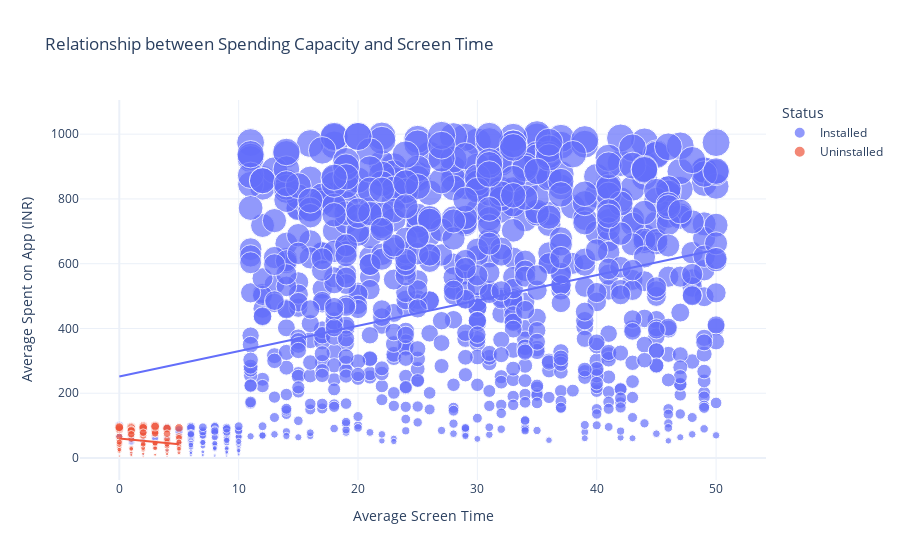

Write notebook code for a chart like this one.
### Markdown cell above
# Now let's have a look at the relationship between the spending capacity and screen time of the active users and the users who have uninstalled the app.

### Code cell
figure = px.scatter(data_frame=df, x="Average Screen Time",
                      y="Average Spent on App (INR)",
                      size = "Average Spent on App (INR)",
                      color="Status",
                      title="Relationship between Spending Capacity and Screen Time",
                      trendline="ols")

figure.show()

### Figure 1 — Plotly figure (JSON) as saved in the notebook; plotly's stock layout.template omitted (floating-point values rounded to 4 significant figures; data arrays with more than 128 entries replaced by an {"elided": "..."} marker saying what was removed)
{"data": [{"hovertemplate": "Status=Installed<br>Average Screen Time=%{x}<br>Average Spent on App (INR)=%{marker.size}<extra></extra>", "legendgroup": "Installed", "marker": {"color": "#636efa", "size": {"elided": "916 float values"}, "sizemode": "area", "sizeref": 2.495, "symbol": "circle"}, "mode": "markers", "name": "Installed", "orientation": "v", "showlegend": true, "type": "scatter", "x": {"elided": "916 float values"}, "xaxis": "x", "y": {"elided": "916 float values"}, "yaxis": "y"}, {"hovertemplate": "<b>OLS trendline</b><br>Average Spent on App (INR) = 7.82515 * Average Screen Time + 251.62<br>R<sup>2</sup>=0.113975<br><br>Status=Installed<br>Average Screen Time=%{x}<br>Average Spent on App (INR)=%{y} <b>(trend)</b><extra></extra>", "legendgroup": "Installed", "marker": {"color": "#636efa", "symbol": "circle"}, "mode": "lines", "name": "Installed", "showlegend": false, "type": "scatter", "x": {"elided": "916 float values"}, "xaxis": "x", "y": {"elided": "916 float values"}, "yaxis": "y"}, {"hovertemplate": "Status=Uninstalled<br>Average Screen Time=%{x}<br>Average Spent on App (INR)=%{marker.size}<extra></extra>", "legendgroup": "Uninstalled", "marker": {"color": "#EF553B", "size": [54.0, 97.0, 93.0, 34.0, 67.0, 26.0, 48.0, 94.0, 8.0, 75.0, 23.0, 44.0, 42.0, 95.0, 83.0, 46.0, 100.0, 37.0, 51.0, 92.0, 69.0, 93.0, 16.0, 10.0, 17.0, 77.0, 91.0, 32.0, 95.0, 39.0, 31.0, 93.0, 42.0, 47.0, 28.0, 25.0, 50.0, 97.0, 58.0, 15.0, 75.0, 66.0, 17.0, 21.0, 81.0, 25.0, 62.0, 25.0, 99.0, 59.0, 36.0, 26.0, 96.0, 84.0, 49.0, 42.0, 88.0, 75.0, 13.0, 45.0, 36.0, 1.0, 10.0, 92.0, 87.0, 6.0, 4.0, 93.0, 5.0, 0.0, 12.0, 84.0, 97.0, 30.0, 49.0, 29.0, 78.0, 42.0, 3.0, 95.0, 31.0, 73.0, 43.0], "sizemode": "area", "sizeref": 2.495, "symbol": "circle"}, "mode": "markers", "name": "Uninstalled", "orientation": "v", "showlegend": true, "type": "scatter", "x": [0.0, 1.0, 4.0, 3.0, 5.0, 5.0, 0.0, 1.0, 1.0, 3.0, 0.0, 3.0, 2.0, 1.0, 3.0, 3.0, 3.0, 4.0, 4.0, 1.0, 2.0, 0.0, 1.0, 3.0, 4.0, 3.0, 4.0, 0.0, 0.0, 2.0, 1.0, 5.0, 0.0, 5.0, 1.0, 4.0, 4.0, 0.0, 4.0, 5.0, 4.0, 0.0, 5.0, 0.0, 2.0, 2.0, 5.0, 5.0, 2.0, 1.0, 5.0, 0.0, 2.0, 1.0, 5.0, 0.0, 0.0, 1.0, 2.0, 3.0, 4.0, 3.0, 1.0, 0.0, 1.0, 0.0, 4.0, 2.0, 2.0, 3.0, 4.0, 1.0, 3.0, 3.0, 0.0, 5.0, 2.0, 4.0, 2.0, 0.0, 2.0, 1.0, 2.0], "xaxis": "x", "y": [54.0, 97.0, 93.0, 34.0, 67.0, 26.0, 48.0, 94.0, 8.0, 75.0, 23.0, 44.0, 42.0, 95.0, 83.0, 46.0, 100.0, 37.0, 51.0, 92.0, 69.0, 93.0, 16.0, 10.0, 17.0, 77.0, 91.0, 32.0, 95.0, 39.0, 31.0, 93.0, 42.0, 47.0, 28.0, 25.0, 50.0, 97.0, 58.0, 15.0, 75.0, 66.0, 17.0, 21.0, 81.0, 25.0, 62.0, 25.0, 99.0, 59.0, 36.0, 26.0, 96.0, 84.0, 49.0, 42.0, 88.0, 75.0, 13.0, 45.0, 36.0, 1.0, 10.0, 92.0, 87.0, 6.0, 4.0, 93.0, 5.0, 0.0, 12.0, 84.0, 97.0, 30.0, 49.0, 29.0, 78.0, 42.0, 3.0, 95.0, 31.0, 73.0, 43.0], "yaxis": "y"}, {"hovertemplate": "<b>OLS trendline</b><br>Average Spent on App (INR) = -3.51397 * Average Screen Time + 60.0258<br>R<sup>2</sup>=0.037117<br><br>Status=Uninstalled<br>Average Screen Time=%{x}<br>Average Spent on App (INR)=%{y} <b>(trend)</b><extra></extra>", "legendgroup": "Uninstalled", "marker": {"color": "#EF553B", "symbol": "circle"}, "mode": "lines", "name": "Uninstalled", "showlegend": false, "type": "scatter", "x": [0.0, 0.0, 0.0, 0.0, 0.0, 0.0, 0.0, 0.0, 0.0, 0.0, 0.0, 0.0, 0.0, 0.0, 0.0, 0.0, 0.0, 1.0, 1.0, 1.0, 1.0, 1.0, 1.0, 1.0, 1.0, 1.0, 1.0, 1.0, 1.0, 1.0, 1.0, 1.0, 2.0, 2.0, 2.0, 2.0, 2.0, 2.0, 2.0, 2.0, 2.0, 2.0, 2.0, 2.0, 2.0, 2.0, 3.0, 3.0, 3.0, 3.0, 3.0, 3.0, 3.0, 3.0, 3.0, 3.0, 3.0, 3.0, 3.0, 4.0, 4.0, 4.0, 4.0, 4.0, 4.0, 4.0, 4.0, 4.0, 4.0, 4.0, 4.0, 4.0, 5.0, 5.0, 5.0, 5.0, 5.0, 5.0, 5.0, 5.0, 5.0, 5.0, 5.0], "xaxis": "x", "y": [60.03, 60.03, 60.03, 60.03, 60.03, 60.03, 60.03, 60.03, 60.03, 60.03, 60.03, 60.03, 60.03, 60.03, 60.03, 60.03, 60.03, 56.51, 56.51, 56.51, 56.51, 56.51, 56.51, 56.51, 56.51, 56.51, 56.51, 56.51, 56.51, 56.51, 56.51, 56.51, 53.0, 53.0, 53.0, 53.0, 53.0, 53.0, 53.0, 53.0, 53.0, 53.0, 53.0, 53.0, 53.0, 53.0, 49.48, 49.48, 49.48, 49.48, 49.48, 49.48, 49.48, 49.48, 49.48, 49.48, 49.48, 49.48, 49.48, 45.97, 45.97, 45.97, 45.97, 45.97, 45.97, 45.97, 45.97, 45.97, 45.97, 45.97, 45.97, 45.97, 42.46, 42.46, 42.46, 42.46, 42.46, 42.46, 42.46, 42.46, 42.46, 42.46, 42.46], "yaxis": "y"}], "layout": {"legend": {"itemsizing": "constant", "title": {"text": "Status"}, "tracegroupgap": 0}, "title": {"text": "Relationship between Spending Capacity and Screen Time"}, "xaxis": {"anchor": "y", "domain": [0, 1], "title": {"text": "Average Screen Time"}}, "yaxis": {"anchor": "x", "domain": [0, 1], "title": {"text": "Average Spent on App (INR)"}}}}
